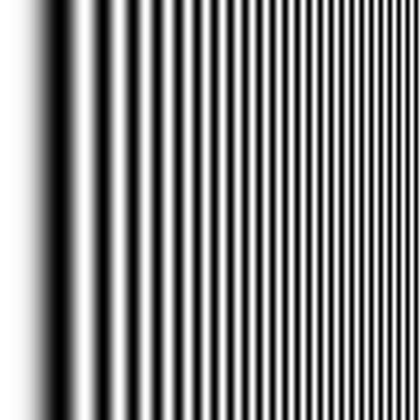
//> input picture DIP_HW3/images/Linear_chirp.tif, 420 x 420 px, shrunk from 500 x 500 before the run; the run also reads 3 pictures not shown here
$ ./HW03   (built with g++ and OpenCV 4)
//> lines starting //> are read from the running program, lines starting //| are printed output that depends on the picture; after the words box and inside, x2 and y2 are one past the last pixel; in counts of white or black regions, pixels touching at a corner belong together
### DIP_HW3/utils.h
#ifndef __UTILS_H_
#define __UTILS_H_

#include <iostream>
#include "opencv2/opencv.hpp"
#include <opencv2/core/core.hpp>
#include <opencv2/imgproc/imgproc.hpp>

using namespace std;
using namespace cv;


// dft.cpp
Mat fft2d(Mat src, int flags = DFT_COMPLEX_OUTPUT);
void fft2d(Mat src, Mat& dst, int flags = DFT_COMPLEX_OUTPUT);
Mat ifft2d(Mat src, int flags = DFT_INVERSE | DFT_SCALE | DFT_REAL_OUTPUT);
void ifft2d(Mat src, Mat& dst, int flags = DFT_INVERSE | DFT_SCALE | DFT_REAL_OUTPUT);

Mat fftshift2d(Mat src);
void fftshift2d(Mat src, Mat& dst);
Mat ifftshift2d(Mat src);
void ifftshift2d(Mat src, Mat& dst);

// utils.cpp
void swapPhase(Mat src1, Mat src2, Mat& dst1, Mat& dst2);
Mat freqFilter(Mat src, Mat kernel);
Mat freqBoxFilter(Mat src, Size kernel_size);
Mat freqGaussFilter(Mat src, Size kernel_size);
Mat NotchFilter(Mat src);
Mat img_padding(Mat src, Size size);
Mat mat_mul(Mat src1_fft, Mat src2_fft);
void fft_printer(Mat src_fft, int norm);
void min_max_finder(Mat src, float minmax[]);
#endif

### DIP_HW3/dft.cpp
# include "utils.h"

Mat fft2d(Mat src, int flags) {
	if (src.type() == CV_8UC1)
		src = Mat_<float>(src);
	Mat dst;
	dft(src, dst, flags);

	return dst;
}

void fft2d(Mat src, Mat& dst, int flags) {
	dst = fft2d(src, flags);
}

Mat ifft2d(Mat src, int flags) {
	Mat dst;
	idft(src, dst, flags);

	return dst;
}

void ifft2d(Mat src, Mat& dst, int flags) {
	dst = ifft2d(src, flags);
}

Mat fftshift2d(Mat src, int height, int width) {
	int src_type = src.type();
	if (src_type == CV_8U)
		src.convertTo(src, CV_32F);

	int H = src.rows;
	int W = src.cols;
	int C = src.channels();

	int cx = floor(height / 2);
	int cy = floor(width / 2);

	Mat dst = Mat::zeros(src.size(), src.type());
	float* src_data = (float*)src.data;
	float* dst_data = (float*)dst.data;
	for (int i = 0; i < H; i++)
		for (int j = 0; j < W; j++)
			for (int c = 0; c < C; c++)
				dst_data[W * C * ((cx + i) % H) + C * ((cy + j) % W) + c] = src_data[W * C * i + C * j + c];

	if (src_type == CV_8U)
		dst.convertTo(dst, CV_8U);
	return dst;
}

void fftshift2d(Mat src, Mat& dst, int height, int width) {
	dst = fftshift2d(src, height, width);
}

Mat fftshift2d(Mat src) {
	return fftshift2d(src, src.rows + 1, src.cols + 1);
}

void fftshift2d(Mat src, Mat& dst) {
	dst = fftshift2d(src);
}

Mat ifftshift2d(Mat src) {
	return fftshift2d(src, src.rows, src.cols);
}

void ifftshift2d(Mat src, Mat& dst){
	dst = ifftshift2d(src);
}

### DIP_HW3/utils.cpp
#include "utils.h"

void swapPhase(Mat src1, Mat src2, Mat& dst1, Mat& dst2)
{
	Mat src1_fft = fftshift2d(fft2d(src1));
	Mat src2_fft = fftshift2d(fft2d(src2));

//	fft_printer(src1_fft, 1);
//	fft_printer(src2_fft, 1);

	Mat planes[2];
	split(src1_fft, planes);
	Mat src1_mag, src1_phase;
	magnitude(planes[0], planes[1], src1_mag);
	phase(planes[0], planes[1], src1_phase);

	split(src2_fft, planes);
	Mat src2_mag, src2_phase;
	magnitude(planes[0], planes[1], src2_mag);
	phase(planes[0], planes[1], src2_phase);

	Mat dst1_re(src1.size(), CV_32F);
	Mat dst1_im(src1.size(), CV_32F);
	Mat dst2_re(src2.size(), CV_32F);
	Mat dst2_im(src2.size(), CV_32F);

	for (int i = 0; i < src1.rows; i++)
	{
		for (int j = 0; j < src1.cols; j++)
		{
			dst1_re.at<float>(i, j) = src1_mag.at<float>(i, j) * cos(src2_phase.at<float>(i, j));
			dst1_im.at<float>(i, j) = src1_mag.at<float>(i, j) * sin(src2_phase.at<float>(i, j));

			dst2_re.at<float>(i, j) = src2_mag.at<float>(i, j) * cos(src1_phase.at<float>(i, j));
			dst2_im.at<float>(i, j) = src2_mag.at<float>(i, j) * sin(src1_phase.at<float>(i, j));
		}
	}

	Mat dst1_fft, dst2_fft;

	Mat channels1[2] = { dst1_re, dst1_im };
	merge(channels1, 2, dst1_fft);
	Mat channels2[2] = { dst2_re, dst2_im };
	merge(channels2, 2, dst2_fft);


	dst1 = ifft2d(fftshift2d(dst1_fft));
	dst2 = ifft2d(fftshift2d(dst2_fft));

//	fft_printer(dst1_fft, 1);
//	fft_printer(dst2_fft, 1);
}

Mat freqFilter(Mat src, Mat kernel)
{
	// Do Fast Fourier Transform
	Mat kern_fft = fftshift2d(fft2d(kernel));
	Mat src_fft = fftshift2d(fft2d(src));

//	fft_printer(kern_fft, 0);
//	fft_printer(src_fft, 0);

	// Source * Kernel
	Mat dst_fft = mat_mul(src_fft, kern_fft);

//	fft_printer(dst_fft, 0);

	// Inverse FFT
	Mat dst_ifft = ifft2d(fftshift2d(dst_fft));
	Mat dst;
	dst_ifft.convertTo(dst, CV_8U, 1, 0);

	return dst;
}

Mat freqBoxFilter(Mat src, Size kernel_size)
{
	//Make box kernel
	Mat kernel(kernel_size, src.type(), Scalar(1));

	//Padding two images
	Mat padded_src = img_padding(src, Size(1000,1000));
	Mat padded_kern = img_padding(kernel, Size(1000,1000));

	// box kernel * 1/kernel_size
	padded_kern.convertTo(padded_kern, CV_32F);
	float div = 1.0 / (kernel_size.width * kernel_size.height);
	padded_kern = padded_kern.mul(div);

	//filtering
	Mat dst_prem = freqFilter(padded_src, padded_kern);

	//Cut image to original size
	Mat dst(src.size(), src.type());
	for (int i = 0; i < src.rows; i++)
	{
		for (int j = 0; j < src.cols; j++)
		{
			dst.at<uchar>(i, j) = dst_prem.at<uchar>(i, j);
		}
	}

	return dst;
}

Mat freqGaussFilter(Mat src, Size kernel_size)
{
	//Declare variables
	Mat kernel(kernel_size, CV_32F, Scalar(0));
	float kernel_pixel_value, kernel_cummulative_value = 0;
	int row_center, col_center;

	//Make Gauss filter in spartial domain
	row_center = ceil(kernel_size.height / 2);
	col_center = ceil(kernel_size.width / 2);
	int sigma;
	if (kernel_size.width == 31)
		sigma = 5;
	else
		sigma = 9;

	for (int i = 0; i < kernel_size.height; i++)
	{
		float x_sqr = (i - row_center) * (i - row_center);
		for (int j = 0; j < kernel_size.width; j++)
		{
			float y_sqr = (j - col_center) * (j - col_center);

			// exp( - (x^2 + y^2) / 2 sig^2)
			kernel_pixel_value = exp(-1.0 * (x_sqr + y_sqr) / (2 * sigma * sigma));
			kernel.at<float>(i, j) = kernel_pixel_value;
			kernel_cummulative_value += kernel_pixel_value;
		}
	}

	//divide kernel by cummulated value
	kernel = kernel.mul(1.0 / kernel_cummulative_value);
	Mat padded_kern = img_padding(kernel, Size(1000, 1000));
	Mat padded_src = img_padding(src, Size(1000, 1000));

	fft_printer(fftshift2d(fft2d(padded_kern)), 0);

	//filtering
	Mat dst_prem = freqFilter(padded_src, padded_kern);

	Mat dst(src.size(), src.type());
	for (int i = 0; i < src.rows; i++)
	{
		for (int j = 0; j < src.cols; j++)
		{
			dst.at<uchar>(i, j) = dst_prem.at<uchar>(i, j);
		}
	}

	return dst;
}

Mat NotchFilter(Mat src)
{
	Mat src_fft = fftshift2d(fft2d(src));
//	fft_printer(src_fft, 1);

	Mat notch_filter(src.size(), CV_32FC2, Scalar(1, 1));
	int row_cent = ceil((src.rows) / 2);
	int col_cent = ceil((src.cols) / 2);
	int diff = 32, depth = 3;
	for (int i = 0; i < src.rows; i++)
	{
		for (int j = 0; j < src.cols; j++)
		{
			//center notch
			if (j > col_cent - 1)
			{
				if (j < col_cent + 1)
				{
					if (i < row_cent - 50)
					{
						notch_filter.at<Vec2f>(i, j)[0] = 0;
						notch_filter.at<Vec2f>(i, j)[1] = 0;
					}
					else if (i > row_cent + 50)
					{
						notch_filter.at<Vec2f>(i, j)[0] = 0;
						notch_filter.at<Vec2f>(i, j)[1] = 0;
					}
				}
			}

			//left notch
			if (j > (col_cent - diff - depth))
			{
				if (j < (col_cent - diff + depth))
				{
					notch_filter.at<Vec2f>(i, j)[0] = 0;
					notch_filter.at<Vec2f>(i, j)[1] = 0;
				}
			}

			//right notch
			if (j < (col_cent + diff + depth))
			{
				if (j > (col_cent + diff - depth))
				{
					notch_filter.at<Vec2f>(i, j)[0] = 0;
					notch_filter.at<Vec2f>(i, j)[1] = 0;
				}
			}
		}
	}

//	fft_printer(notch_filter, 0);

	Mat dst_fft = mat_mul(src_fft, notch_filter);

//	fft_printer(dst_fft, 1);

	Mat dst_ifft = ifft2d(fftshift2d(dst_fft));
	Mat dst;
	dst_ifft.convertTo(dst, CV_8U, 1, 0);

	return dst;
}

Mat img_padding(Mat src, Size size)
{
	Mat dst(size, src.type(), Scalar(0));

	if (src.type() == CV_8U)
	{
		for (int j = 0; j < src.rows; j++)
		{
			for (int i = 0; i < src.cols; i++)
			{
				dst.at<uchar>(j, i) = src.at<uchar>(j, i);
			}
		}
	}
	else if (src.type() == CV_32F)
	{
		for (int j = 0; j < src.rows; j++)
		{
			for (int i = 0; i < src.cols; i++)
			{
				dst.at<float>(j, i) = src.at<float>(j, i);
			}
		}
	}


	return dst;
}

Mat mat_mul(Mat src1_fft, Mat src2_fft)
{
	Mat dst(src1_fft.size(), CV_32FC2);

	// Real part calc
	for (int i = 0; i < src1_fft.rows; i++)
	{
		for (int j = 0; j < src1_fft.cols; j++)
		{
			dst.at<Vec2f>(i, j)[0] = src1_fft.at<Vec2f>(i, j)[0] * src2_fft.at<Vec2f>(i, j)[0];
			dst.at<Vec2f>(i, j)[0] += src1_fft.at<Vec2f>(i, j)[1] * src2_fft.at<Vec2f>(i, j)[1];
		}
	}

	//Img part calc
	for (int i = 0; i < src1_fft.rows; i++)
	{
		for (int j = 0; j < src1_fft.cols; j++)
		{
			dst.at<Vec2f>(i, j)[1] = src1_fft.at<Vec2f>(i, j)[0] * src2_fft.at<Vec2f>(i, j)[1];
			dst.at<Vec2f>(i, j)[1] += src1_fft.at<Vec2f>(i, j)[1] * src2_fft.at<Vec2f>(i, j)[0];
		}
	}

	return dst;
}

//FFT spectrum / phase image show & save.
void fft_printer(Mat src_fft, int norm)
{
	//split src_fft's channels into two planes
	Mat planes[2];
	split(src_fft, planes);
	Mat src_fft_mag, src_fft_phase;
	magnitude(planes[0], planes[1], src_fft_mag);
	phase(planes[0], planes[1], src_fft_phase);

	// Find min, max & normalize output
	if (norm == 1)
	{
		float minmax[2];
		min_max_finder(src_fft_mag, minmax);
		int max = minmax[1];
		int min = minmax[0];
		src_fft_mag.convertTo(src_fft_mag, CV_32F, 255.0 / (max - min), 255.0 / (max - min) * min);
	}

	//Log operation
	src_fft_mag += Scalar::all(1);
	log(src_fft_mag, src_fft_mag);

	src_fft_phase += Scalar::all(1);
	log(src_fft_phase, src_fft_phase);

	//Image showing
	imshow("fft_mag", src_fft_mag);
	imwrite("fft_mag.tif", src_fft_mag);
	imshow("fft_phase", src_fft_phase);
	imwrite("fft_phase.tif", src_fft_phase);
	waitKey(0);
}

// [21 lines left out: function min_max_finder, not called in this run]

### DIP_HW3/HW03.cpp
#include "utils.h"

int main(int argc, char* argv[])
{
	// 구현 1 //

	Mat src1 = imread("../images/Linear_chirp.tif", IMREAD_GRAYSCALE);
//> src1 is the input picture: 420 rows x 420 cols, CV_8UC1; min 0, max 255, mean 133.9
	if (src1.empty()) {
		cout << "Input images do not exist." << endl;
		exit(-1);
	}
	imshow("Original", src1);
	Mat dst = freqBoxFilter(src1, Size(13, 13));
//> in img_padding, `Mat dst(size, src.type(), Scalar(0));`: dst: 1000 rows x 1000 cols, CV_8UC1; every value is 0
//> call 2 of img_padding, with size = Size(1000, 1000)
//> after the loop in img_padding (call 2), `for (int j = 0; j < src.rows; j++)`:
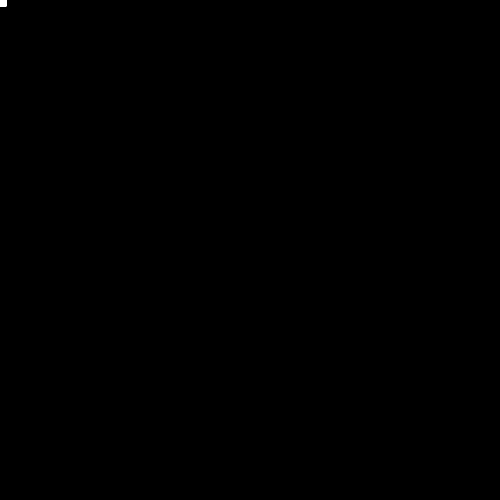
//> dst: 1000 rows x 1000 cols, CV_8UC1 (shown at 1/2 size); values 0 (black) and 1 (white), 0.02% white; 1 white region, box (x1, y1, x2, y2) and area: (0, 0, 13, 13) 169
//> in freqBoxFilter, `float div = 1.0 / (kernel_size.width * kernel_size.height);`: div = 0.00592
//> after the loop in freqBoxFilter, `for (int i = 0; i < src.rows; i++)`:
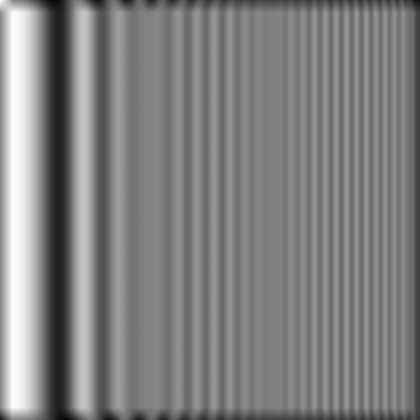
//> dst: 420 rows x 420 cols, CV_8UC1; min 8, max 255, mean 129.4
	dst.convertTo(dst, CV_8U);
	imshow("Box filtering 13X13", dst);
	imwrite("Box filtering 13X13.tif", dst);
	dst = freqBoxFilter(src1, Size(21, 21));
//> call 2 of freqBoxFilter, with kernel_size = Size(21, 21)
//> in freqBoxFilter (call 2), `Mat kernel(kernel_size, src.type(), Scalar(1));`: kernel: 21 rows x 21 cols, CV_8UC1; every value is 1
//> after the loop in img_padding (call 4), `for (int j = 0; j < src.rows; j++)`: dst: 1000 rows x 1000 cols, CV_8UC1; values 0 (black) and 1 (white), 0.04% white; 1 white region, box (x1, y1, x2, y2) and area: (0, 0, 21, 21) 441
//> in freqBoxFilter (call 2), `float div = 1.0 / (kernel_size.width * kernel_size.height);`: div = 0.00227
//> after the loop in freqBoxFilter (call 2), `for (int i = 0; i < src.rows; i++)`:
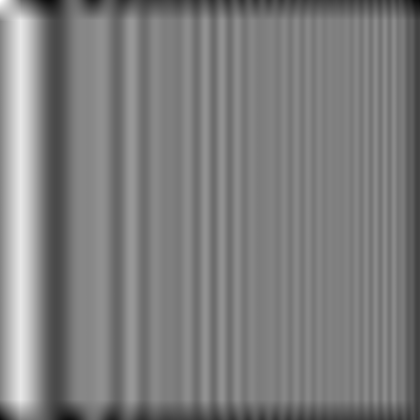
//> dst: 420 rows x 420 cols, CV_8UC1; min 8, max 253, mean 126.4
	dst.convertTo(dst, CV_8U);
	imshow("Box filtering 21X21", dst);
	imwrite("Box filtering 21X21.tif", dst);
	dst = freqGaussFilter(src1, Size(31, 31));
//> in freqGaussFilter, `Mat kernel(kernel_size, CV_32F, Scalar(0));`: kernel: 31 rows x 31 cols, CV_32FC1; every value is 0
//> in freqGaussFilter, `row_center = ceil(kernel_size.height / 2);`: row_center = 15
//> the loop in freqGaussFilter, `for (int i = 0; i < kernel_size.height; i++)` made 31 passes
//> (x_sqr, kernel_pixel_value, kernel_cummulative_value) on passes 1 to 12: (225, 0.000123, 0.139), (196, 0.00022, 0.387), (169, 0.000378, 0.813), (144, 0.000624, 1.52), (121, 0.000988, 2.63), (100, 0.0015, 4.32), (81, 0.0022, 6.8), (64, 0.00309, 10.27), (49, 0.00417, 14.97), (36, 0.00541, 21.06), (25, 0.00674, 28.65), (16, 0.00807, 37.73)
//> after the loop in freqGaussFilter, `for (int i = 0; i < kernel_size.height; i++)`:
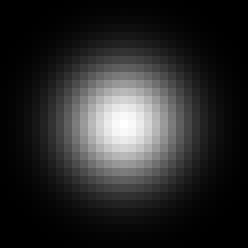
//> kernel: 31 rows x 31 cols, CV_32FC1 (shown 8 times larger); min 0.000123, max 1, mean 0.163
//> after the loop in freqGaussFilter, `for (int i = 0; i < kernel_size.height; i++)`: kernel_pixel_value = 0.000123; kernel_cummulative_value = 156.5
//> in img_padding (call 5), `Mat dst(size, src.type(), Scalar(0));`: dst: 1000 rows x 1000 cols, CV_32FC1; every value is 0
//> after the loop in freqGaussFilter, `for (int i = 0; i < src.rows; i++)`:
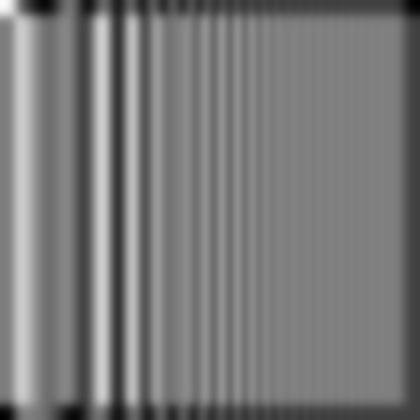
//> dst: 420 rows x 420 cols, CV_8UC1; min 0, max 251, mean 122.8
	dst.convertTo(dst, CV_8U);
	imshow("Gaussian filtering 31X31", dst);
	imwrite("Gaussian filtering 31X31.tif", dst);
	dst = freqGaussFilter(src1, Size(55, 55));
//> in freqGaussFilter (call 2), `Mat kernel(kernel_size, CV_32F, Scalar(0));`: kernel: 55 rows x 55 cols, CV_32FC1; every value is 0
//> the loop in freqGaussFilter (call 2), `for (int i = 0; i < kernel_size.height; i++)` made 55 passes
//> (x_sqr, kernel_pixel_value, kernel_cummulative_value) on passes 1 to 12: (729, 0.000123, 0.25), (676, 0.000171, 0.597), (625, 0.000235, 1.07), (576, 0.000317, 1.72), (529, 0.000424, 2.57), (484, 0.00056, 3.71), (441, 0.00073, 5.19), (400, 0.00094, 7.09), (361, 0.0012, 9.52), (324, 0.0015, 12.56), (289, 0.00187, 16.35), (256, 0.00229, 20.98)
//> call 2 of fft_printer, with norm = 0
//> in fft_printer (call 2), `phase(planes[0], planes[1], src_fft_phase);`:
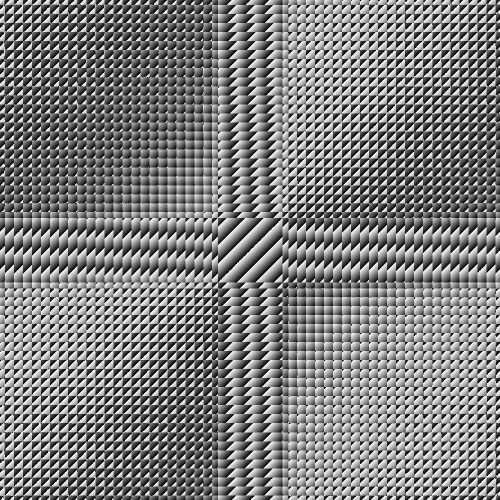
//> src_fft_phase: 1000 rows x 1000 cols, CV_32FC1 (shown at 1/2 size); min 0, max 6.28, mean 3.14; drawn with min black and max white
//> in fft_printer (call 2), `imshow("fft_phase", src_fft_phase);`:
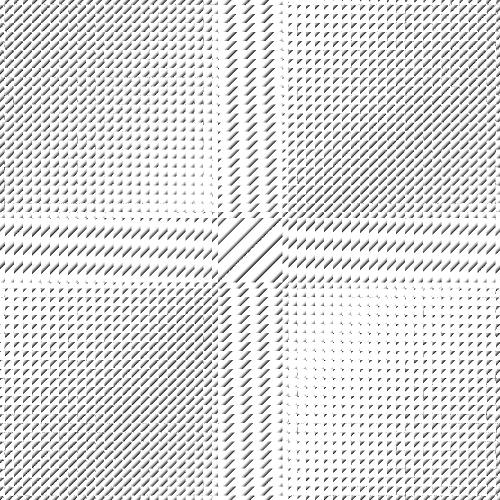
//> window 'fft_phase': 1000 rows x 1000 cols, CV_8UC1 (shown at 1/2 size); min 0, max 255, mean 221.9
	dst.convertTo(dst, CV_8U);
	imshow("Gaussian filtering 55X55", dst);
	imwrite("Gaussian filtering 55X55.tif", dst);

	// 구현 2 //
	Mat src2 = imread("../images/Astronaut.tif", IMREAD_GRAYSCALE);
	if (src2.empty()) {
		cout << "Input images do not exist." << endl;
		exit(-1);
	}
	imshow("Astronaut", src2);
	dst = NotchFilter(src2);
	imwrite("filtering_image.tif", dst);

	// 구현 3 //
	Mat src3 = imread("../images/Rectangle.tif", IMREAD_GRAYSCALE);
	Mat src4 = imread("../images/building.tif", IMREAD_GRAYSCALE);
	if (src3.empty() || src4.empty()) {
		cout << "Input images do not exist." << endl;
		exit(-1);
	}
	Mat dst1, dst2;
	swapPhase(src3, src4, dst1, dst2);

	imshow("Magnitude(Retangle) + Phase(building)", dst1);
	imshow("Magnitude(building) + Phase(Retangle)", dst2);
	imwrite("Magnitude(Retangle) + Phase(building).tif", dst1);
	imwrite("Magnitude(building) + Phase(Retangle).tif", dst2);


	waitKey(0);
	destroyAllWindows();
	return 0;
}
